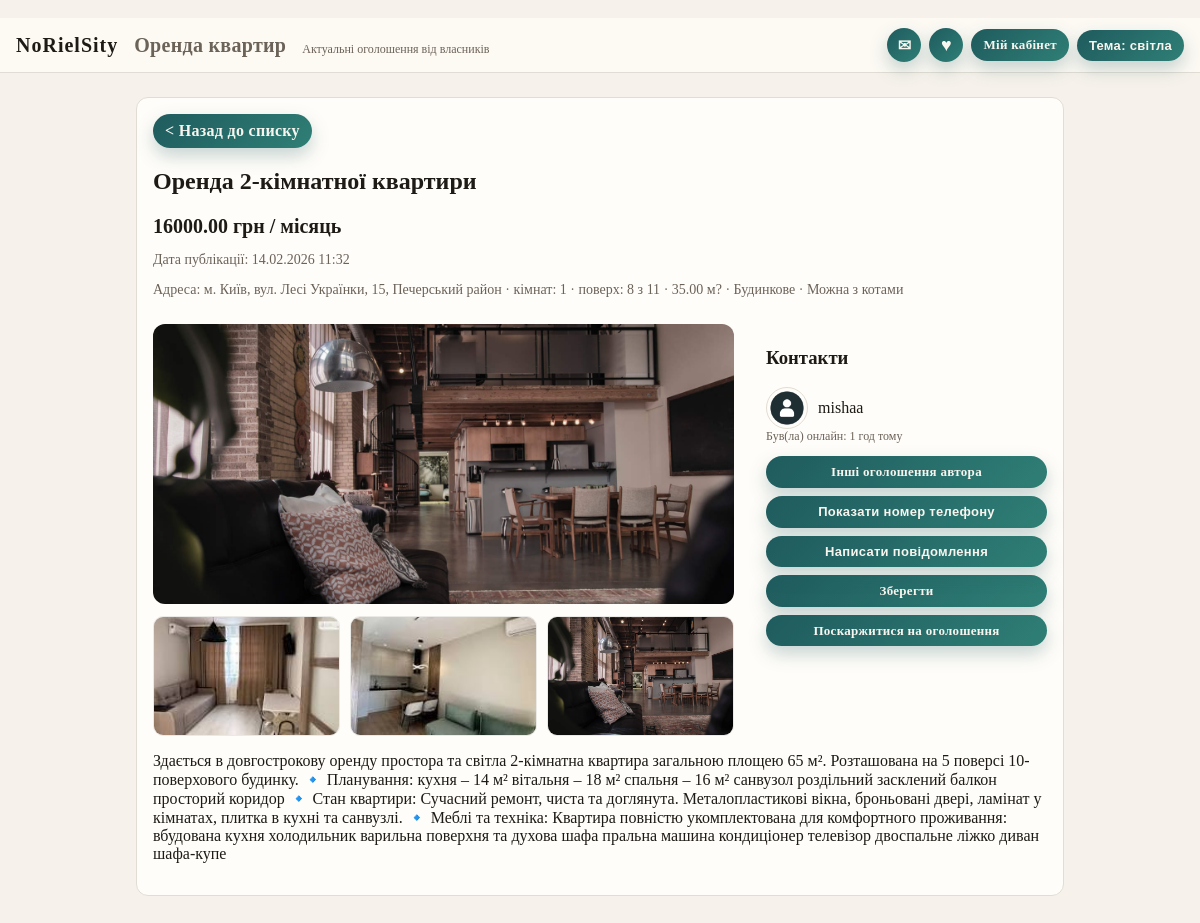
/listing/4/, run on an earlier commit of the app's database.
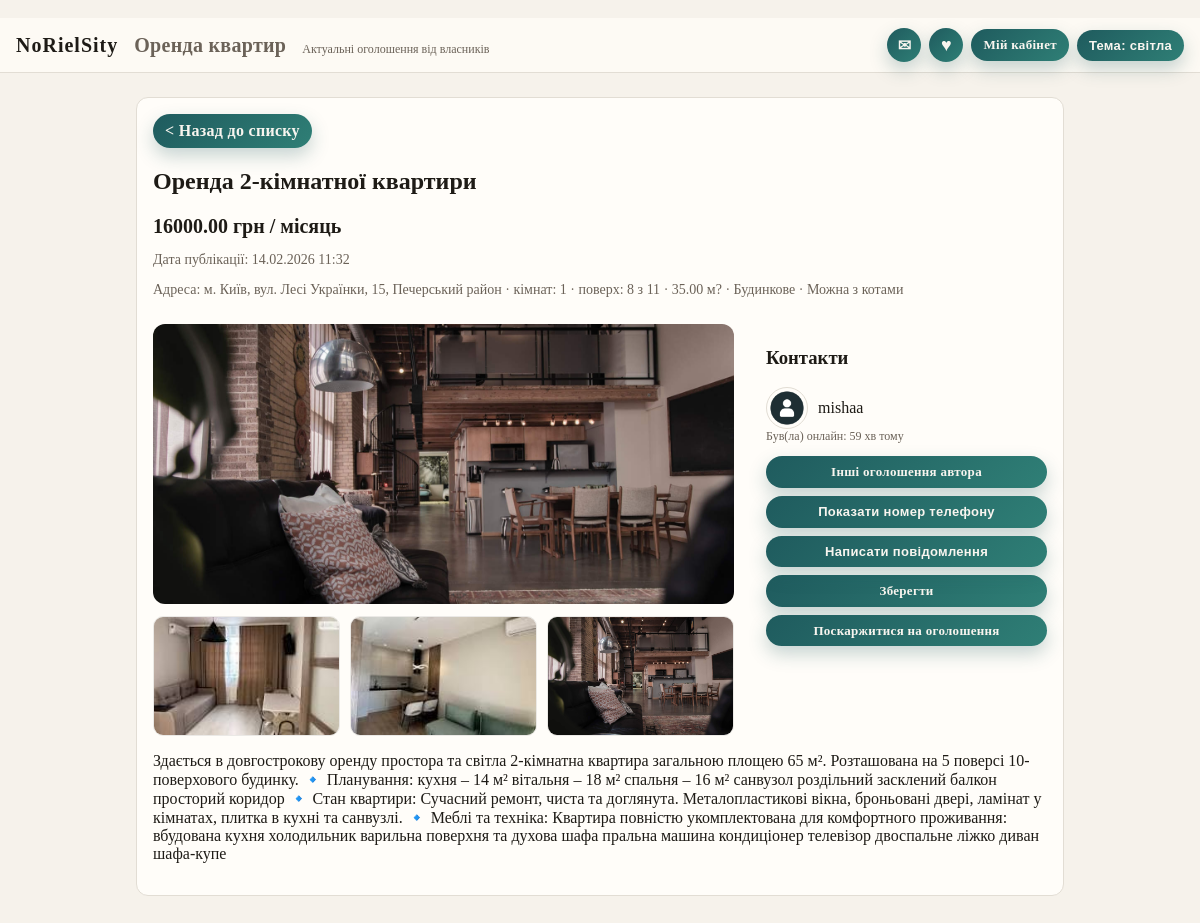
And on a later commit of the database.
### listings/models.py (models this page shows, shortened)
class Profile(models.Model):
    user = models.OneToOneField(settings.AUTH_USER_MODEL, on_delete=models.CASCADE)
    full_name = models.CharField(max_length=120, blank=True)
    phone = models.CharField(max_length=50, blank=True)
    avatar = models.ImageField(
        upload_to="profile_avatars/",
        default="profile_avatars/defolticon.png",
        blank=True,
    )
    last_seen_at = models.DateTimeField(null=True, blank=True)

### listings/views.py (the view, shortened to what this page needs)
# urls.py: path("listing/<int:pk>/", views.listing_detail, name="listing_detail"),
def listing_detail(request, pk: int):
    listing = get_object_or_404(Listing, pk=pk, is_active=True)
    Listing.objects.filter(pk=listing.pk).update(views_count=models.F("views_count") + 1)
    listing.refresh_from_db(fields=["views_count"])
    owner_profile, _ = Profile.objects.get_or_create(user=listing.owner)
    is_favorite = False
    thread_messages = []
    thread_id = None
    modal_open = request.GET.get("open_message") == "1"
    return render(
        request,
        "listings/listing_detail.html",
        {
            "listing": listing,
            "owner_profile": owner_profile,
            "is_favorite": is_favorite,
            "thread_messages": thread_messages,
            "thread_id": thread_id,
            "modal_open": modal_open,
            "owner_last_seen": owner_profile.last_seen_at,
        },
    )

### listings/context_processors.py (called while the page is built, shortened)
def favorites_count(request):
    return {
        "favorites_count": 0,
        "unread_messages_count": 0,
        "latest_received_message_id": 0,
    }

### listings/templatetags/listings_extras.py (called while the page is built)
@register.filter
def last_seen_human(value):
    if not value:
        return ""
    now = timezone.now()
    delta = now - value
    seconds = int(delta.total_seconds())
    if seconds < 60:
        return "щойно"
    minutes = seconds // 60
    if minutes < 60:
        return f"{minutes} хв тому"
    hours = minutes // 60
    if hours < 24:
        return f"{hours} год тому"
    if hours < 48:
        return "вчора"
    return value.strftime("%d.%m.%Y %H:%M")

### listings/templates/listings/listing_detail.html (shortened to what this page needs)
{% extends "listings/base.html" %}
{% load listings_extras %}
{% block content %}
  <article class="card">
    <a class="action-primary" href="{% url 'listings:listing_list' %}">< Назад до списку</a>
    <h2>{{ listing.title }}</h2>
    <p class="price">{{ listing.price_per_month }} грн / місяць</p>
    <p class="meta" style="margin-top: -6px;">Дата публікації: {{ listing.created_at|date:"d.m.Y H:i" }}</p>
    <p class="meta">
      {{ listing.address }} · кімнат: {{ listing.get_rooms_display }}
      {% if listing.floor %}
        · поверх: {{ listing.floor }}{% if listing.total_floors %} з {{ listing.total_floors }}{% endif %}
      {% endif %}
      {% if listing.area_sqm %}· {{ listing.area_sqm }} м?{% endif %}
      {% if listing.heating %}· {{ listing.get_heating_display }}{% endif %}
      {% if listing.pets %}· {{ listing.get_pets_display }}{% endif %}
    </p>
    <div class="listing-layout">
      <div>
        {% if listing.photo %}
          <img
            src="{{ listing.photo.url }}"
            alt="{{ listing.title }}"
            class="main-photo"
            data-gallery-src="{{ listing.photo.url }}"
          />
        {% endif %}
        {% if listing.images.all %}
          <div class="gallery-grid">
            {% for image in listing.images.all %}
              <img
                src="{{ image.image.url }}"
                alt="{{ listing.title }}"
                class="gallery-thumb"
                data-gallery-src="{{ image.image.url }}"
              />
            {% endfor %}
          </div>
        {% endif %}
      </div>
      <aside class="contact-card">
        <div class="contact-box">
          <h3>Контакти</h3>
          <div class="owner-row">
            <img class="owner-avatar" src="{{ owner_profile.avatar.url }}" alt="Аватар" />
            <p style="margin: 0;">{{ listing.owner.profile.full_name|default:listing.owner.username }}</p>
          </div>
          {% if owner_last_seen %}
            <p class="meta" style="margin-top: -6px; font-size: 12px;">
              Був(ла) онлайн: {{ owner_last_seen|last_seen_human }}
            </p>
          {% endif %}
          <div class="contact-actions">
            <a class="btn secondary contact-main-btn" href="{% url 'listings:author_listings' listing.owner_id %}">
              Інші оголошення автора
            </a>
            {% if listing.contact_phone %}
              <button class="action-primary contact-main-btn" type="button" id="phone-btn" data-phone="{{ listing.contact_phone }}">
                Показати номер телефону
              </button>
            {% endif %}
            <div class="message-wrap">
              <button class="action-primary contact-main-btn" type="button" id="open-message-modal">Написати повідомлення</button>
            </div>
            {% if request.user.is_authenticated %}
              <form method="post" action="{% url 'listings:favorite_toggle' listing.pk %}">
                {% csrf_token %}
                <input type="hidden" name="next" value="{{ request.get_full_path }}" />
                <button class="action-primary contact-main-btn" type="submit">{% if is_favorite %}Видалити збережене{% else %}Зберегти{% endif %}</button>
              </form>
              {% if request.user != listing.owner %}
                <a class="action-primary contact-main-btn" href="{% url 'listings:report_listing' listing.pk %}">
                  Поскаржитися на оголошення
                </a>
              {% endif %}
            {% else %}
              <a class="action-primary contact-main-btn" href="{% url 'login' %}?next={{ request.get_full_path }}">Зберегти</a>
              <a class="action-primary contact-main-btn" href="{% url 'login' %}?next={% url 'listings:report_listing' listing.pk %}">
                Поскаржитися на оголошення
              </a>
            {% endif %}
          </div>
        </div>
      </aside>
    </div>
    {% if listing.description %}
      <p>{{ listing.description }}</p>
    {% endif %}
  </article>
{% endblock %}

What changed in the data, as far as the page shows it:
changed Profile: last_seen_at "1 год тому" → "59 хв тому"
